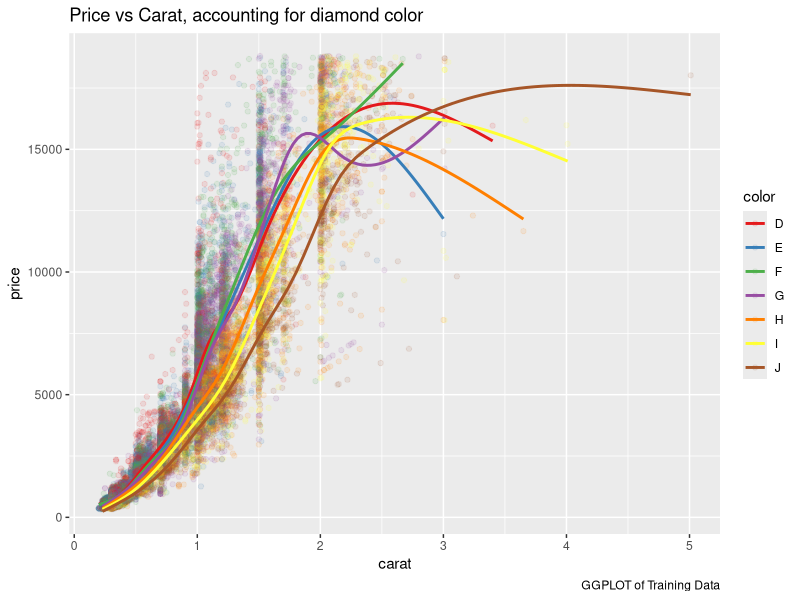
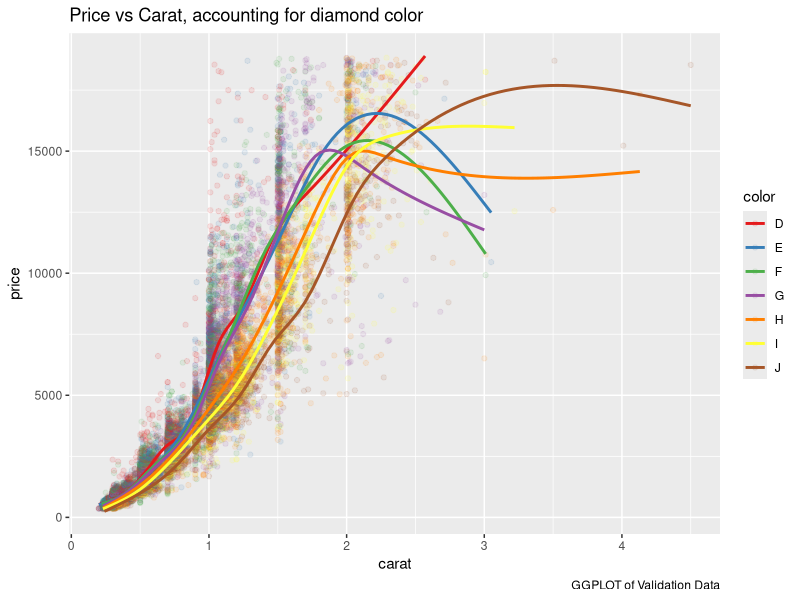

The R script that drew these images, in order:
#  Exercise2.R  short script for part of the Intro to GitHub example (Exercise2.R)
#  BUS212a - Spring 2019, Prof. Kamis
#  Modified by: [insert your own name here]

# create some basic graphs using the diamonds dataframe that is included 
#     with package ggplot2
# you should explore this script, and then edit the code as instructed at the end.
#

library(ggplot2)  # includes 'diamonds' dataframe. 
library(RColorBrewer)

str(diamonds)  
# examine the structure of the diamonds df

# our  goal is to model price as a function of other attributes.
# This script does some simple exploratory visualization, after dividing the 
# full data frame into training and test partitions.

#################
# Partition the data, as shown in Chapter 2
# use set.seed() to get the same partitions when re-running the R code.
set.seed(42)

## Start by randomly partitioning into training (60%) and validation (40%) datasets
# randomly sample 60% of the row IDs for training; the remaining 40% serve as a
# validation partition to compare with the training data
train.rows <- as.numeric(sample(rownames(diamonds), dim(diamonds)[1]*0.6))

# collect all the columns with training row ID into training set:
train.data <- diamonds[train.rows, ]

# assign row IDs that are not in the training partition to be in the validation partition
valid.rows <- as.numeric(setdiff(rownames(diamonds), train.rows))
valid.data <- diamonds[valid.rows, ]

## Now make plots based on the training and validation sets

p1 <- ggplot(train.data, aes(carat, price, color =  color)) +
     geom_point(alpha = 0.10) +
     geom_smooth(se=FALSE) +
     scale_color_brewer(palette = "Set1") +
     labs(title = "Price vs Carat, accounting for diamond color",
          caption = "GGPLOT of Training Data")
p1

p2 <- ggplot(valid.data, aes(carat, price, color =  color)) +
     geom_point(alpha = 0.10) +
     geom_smooth(se=FALSE) +
     scale_color_brewer(palette = "Set1") +
     labs(title = "Price vs Carat, accounting for diamond color",
          caption = "GGPLOT of Validation Data") 
p2

# Here we can compare the results of the two subsets. 

# 1. In line 3, add your name to "Modified by:  "
# 2. Change the size of the training set from 60% to 70%. Rerun the code is see how much of a difference that makes.
# 3. In both plots, change the categorical variable of interest from diamond color to diamond cut. Edit the plot titles.
# 4. Repeat 3. with the categorical variable of interest changed to diamond clarity.
# 5. Copy this R script to an Rmd script and include steps 1-4 in it. In your report, interpret your results and reflect upon your modeling process.
#
# After you finish modifying this code, save it, commit the changes, and then push the revised code back 
# to GitHub. 